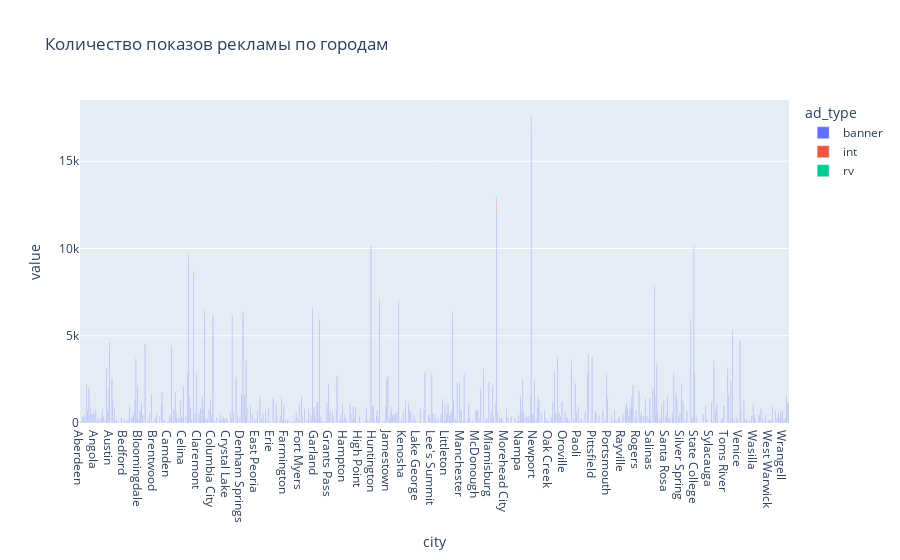

Notebook code cell kept with this figure:
### Markdown cell above
Можно увидеть что реклама типа int приносит наибольшие доходы, banner - второй по доходности, их же больше всего, rv приносит наименьшую доходность, и их меньше всего, но при разнице в количестве показов, сравнительно с banner почти в 130 раз, rv приносит почти столько же доходов

Возможно есть смысл увеличить количество показов rv и уменьшить количество показов banner, потому что при наименьшем количестве показов они приносят почти столько же доходности, сколько banner с наибольшим количеством показов

### Code cell
new_df.groupby(['city', 'ad_type'])['revenue'].count().unstack().plot(kind='bar', title='Количество показов рекламы по городам').show(renderer='png')

### Figure 1 — Plotly figure (JSON) as saved in the notebook; plotly's stock layout.template omitted (floating-point values rounded to 4 significant figures; data arrays with more than 128 entries replaced by an {"elided": "..."} marker saying what was removed)
{"data": [{"alignmentgroup": "True", "hovertemplate": "ad_type=banner<br>city=%{x}<br>value=%{y}<extra></extra>", "legendgroup": "banner", "marker": {"color": "#636efa", "pattern": {"shape": ""}}, "name": "banner", "offsetgroup": "banner", "orientation": "v", "showlegend": true, "textposition": "auto", "type": "bar", "x": {"elided": "920 str values"}, "xaxis": "x", "y": {"elided": "920 int values"}, "yaxis": "y"}, {"alignmentgroup": "True", "hovertemplate": "ad_type=int<br>city=%{x}<br>value=%{y}<extra></extra>", "legendgroup": "int", "marker": {"color": "#EF553B", "pattern": {"shape": ""}}, "name": "int", "offsetgroup": "int", "orientation": "v", "showlegend": true, "textposition": "auto", "type": "bar", "x": {"elided": "920 str values"}, "xaxis": "x", "y": {"elided": "920 int values"}, "yaxis": "y"}, {"alignmentgroup": "True", "hovertemplate": "ad_type=rv<br>city=%{x}<br>value=%{y}<extra></extra>", "legendgroup": "rv", "marker": {"color": "#00cc96", "pattern": {"shape": ""}}, "name": "rv", "offsetgroup": "rv", "orientation": "v", "showlegend": true, "textposition": "auto", "type": "bar", "x": {"elided": "920 str values"}, "xaxis": "x", "y": {"elided": "920 int values"}, "yaxis": "y"}], "layout": {"autosize": true, "barmode": "relative", "legend": {"title": {"text": "ad_type"}, "tracegroupgap": 0}, "title": {"text": "Количество показов рекламы по городам"}, "xaxis": {"anchor": "y", "autorange": true, "domain": [0, 1], "range": [-0.5, 919.5], "title": {"text": "city"}, "type": "category"}, "yaxis": {"anchor": "x", "autorange": true, "domain": [0, 1], "range": [0, 18510.0], "title": {"text": "value"}, "type": "linear"}}}
